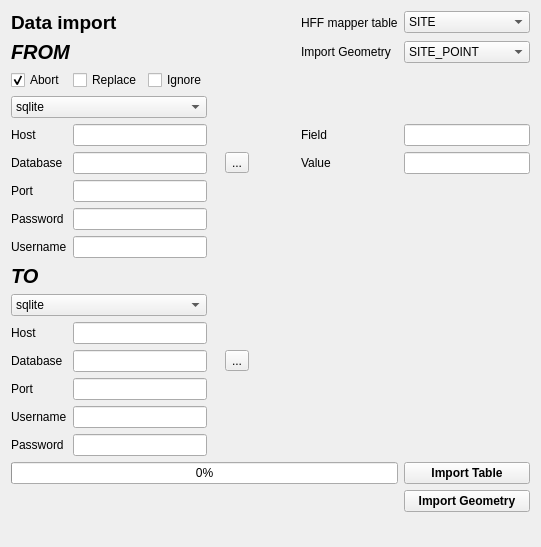
     <widget class="QWidget" name="tab_3">
      <attribute name="title">
       <string>Import data</string>
      </attribute>
      <layout class="QGridLayout" name="gridLayout_17">
       <item row="0" column="0">
        <layout class="QGridLayout" name="gridLayout_16">
         <item row="2" column="0">
          <widget class="QCheckBox" name="checkBox_abort">
           <property name="text">
            <string>Abort</string>
           </property>
           <property name="checked">
            <bool>true</bool>
           </property>
           <property name="autoRepeat">
            <bool>true</bool>
           </property>
           <property name="autoExclusive">
            <bool>true</bool>
           </property>
          </widget>
         </item>
         <item row="10" column="0">
          <widget class="QLabel" name="label_18">
           <property name="text">
            <string>Username</string>
           </property>
          </widget>
         </item>
         <item row="5" column="0">
          <widget class="QLabel" name="label_20">
           <property name="text">
            <string>Database</string>
           </property>
          </widget>
         </item>
         <item row="16" column="0">
          <widget class="QLabel" name="label_57">
           <property name="text">
            <string>Port</string>
           </property>
          </widget>
         </item>
         <item row="4" column="0">
          <widget class="QLabel" name="label_17">
           <property name="text">
            <string>Host</string>
           </property>
          </widget>
         </item>
         <item row="19" column="0" colspan="8">
          <widget class="QProgressBar" name="progress_bar">
           <property name="value">
            <number>0</number>
           </property>
          </widget>
         </item>
         <item row="5" column="7">
          <widget class="QLabel" name="label_23">
           <property name="text">
            <string>Value</string>
           </property>
          </widget>
         </item>
         <item row="0" column="7">
          <widget class="QLabel" name="label_21">
           <property name="text">
            <string>HFF mapper table</string>
           </property>
          </widget>
         </item>
         <item row="6" column="0">
          <widget class="QLabel" name="label_25">
           <property name="text">
            <string>Port</string>
           </property>
          </widget>
         </item>
         <item row="14" column="0">
          <widget class="QLabel" name="label_27">
           <property name="text">
            <string>Host</string>
           </property>
          </widget>
         </item>
         <item row="5" column="6">
          <spacer name="horizontalSpacer_2">
           <property name="orientation">
            <enum>Qt::Horizontal</enum>
           </property>
           <property name="sizeHint" stdset="0">
            <size>
             <width>40</width>
             <height>20</height>
            </size>
           </property>
          </spacer>
         </item>
         <item row="3" column="0" colspan="3">
          <widget class="QComboBox" name="comboBox_server_rd">
           <item>
            <property name="text">
             <string>sqlite</string>
            </property>
           </item>
           <item>
            <property name="text">
             <string>postgres</string>
            </property>
           </item>
          </widget>
         </item>
         <item row="5" column="5">
          <widget class="QToolButton" name="toolButton_set_dbsqlite1">
           <property name="text">
            <string>...</string>
           </property>
          </widget>
         </item>
         <item row="9" column="0">
          <widget class="QLabel" name="label_19">
           <property name="text">
            <string>Password</string>
           </property>
          </widget>
         </item>
         <item row="4" column="7">
          <widget class="QLabel" name="label_62">
           <property name="text">
            <string>Field</string>
           </property>
          </widget>
         </item>
         <item row="0" column="8">
          <widget class="QComboBox" name="comboBox_mapper_read">
           <item>
            <property name="text">
             <string>SITE</string>
            </property>
           </item>
           <item>
            <property name="text">
             <string>UW</string>
            </property>
           </item>
           <item>
            <property name="text">
             <string>ANC</string>
            </property>
           </item>
           <item>
            <property name="text">
             <string>ART</string>
            </property>
           </item>
           <item>
            <property name="text">
             <string>POTTERY</string>
            </property>
           </item>
           <item>
            <property name="text">
             <string>MEIDA_THUMB</string>
            </property>
           </item>
           <item>
            <property name="text">
             <string>MEDIATOENTITY</string>
            </property>
           </item>
           <item>
            <property name="text">
             <string>MEDIA</string>
            </property>
           </item>
           <item>
            <property name="text">
             <string>EAMENA</string>
            </property>
           </item>
          </widget>
         </item>
         <item row="20" column="8">
          <widget class="QPushButton" name="pushButton_geometry">
           <property name="enabled">
            <bool>true</bool>
           </property>
           <property name="font">
            <font>
             <pointsize>9</pointsize>
             <weight>75</weight>
             <bold>true</bold>
            </font>
           </property>
           <property name="text">
            <string>Import Geometry</string>
           </property>
           <property name="icon">
            <iconset resource="../../resources/resources.qrc">
             <normaloff>:/icons/insert_geometry.png</normaloff>:/icons/insert_geometry.png</iconset>
           </property>
          </widget>
         </item>
         <item row="21" column="2">
          <spacer name="verticalSpacer">
           <property name="orientation">
            <enum>Qt::Vertical</enum>
           </property>
           <property name="sizeHint" stdset="0">
            <size>
             <width>20</width>
             <height>24</height>
            </size>
           </property>
          </spacer>
         </item>
         <item row="19" column="8">
          <widget class="QPushButton" name="pushButton_import">
           <property name="font">
            <font>
             <pointsize>9</pointsize>
             <weight>75</weight>
             <bold>true</bold>
            </font>
           </property>
           <property name="text">
            <string>Import Table</string>
           </property>
           <property name="icon">
            <iconset resource="../../resources/resources.qrc">
             <normaloff>:/icons/GIS.png</normaloff>:/icons/GIS.png</iconset>
           </property>
          </widget>
         </item>
         <item row="12" column="0" colspan="3">
          <widget class="QLabel" name="label_61">
           <property name="font">
            <font>
             <pointsize>15</pointsize>
             <weight>75</weight>
             <italic>true</italic>
             <bold>true</bold>
            </font>
           </property>
           <property name="text">
            <string>TO</string>
           </property>
          </widget>
         </item>
         <item row="0" column="0" colspan="3">
          <widget class="QLabel" name="label_59">
           <property name="font">
            <font>
             <pointsize>14</pointsize>
             <weight>75</weight>
             <bold>true</bold>
            </font>
           </property>
           <property name="text">
            <string>Data import</string>
           </property>
          </widget>
         </item>
         <item row="15" column="5">
          <widget class="QToolButton" name="toolButton_set_dbsqlite2">
           <property name="text">
            <string>...</string>
           </property>
          </widget>
         </item>
         <item row="4" column="8">
          <widget class="QLineEdit" name="lineEdit_field_rd"/>
         </item>
         <item row="1" column="0" colspan="3">
          <widget class="QLabel" name="label_60">
           <property name="font">
            <font>
             <pointsize>15</pointsize>
             <weight>75</weight>
             <italic>true</italic>
             <bold>true</bold>
            </font>
           </property>
           <property name="text">
            <string>FROM</string>
           </property>
          </widget>
         </item>
         <item row="13" column="0" colspan="3">
          <widget class="QComboBox" name="comboBox_server_wt">
           <property name="minimumSize">
            <size>
             <width>20</width>
             <height>0</height>
            </size>
           </property>
           <item>
            <property name="text">
             <string>sqlite</string>
            </property>
           </item>
           <item>
            <property name="text">
             <string>postgres</string>
            </property>
           </item>
          </widget>
         </item>
         <item row="15" column="0">
          <widget class="QLabel" name="label_24">
           <property name="text">
            <string>Database</string>
           </property>
          </widget>
         </item>
         <item row="5" column="8">
          <widget class="QLineEdit" name="lineEdit_value_rd"/>
         </item>
         <item row="2" column="1">
          <widget class="QCheckBox" name="checkBox_replace">
           <property name="text">
            <string>Replace</string>
           </property>
           <property name="checked">
            <bool>false</bool>
           </property>
           <property name="autoRepeat">
            <bool>true</bool>
           </property>
           <property name="autoExclusive">
            <bool>true</bool>
           </property>
          </widget>
         </item>
         <item row="2" column="2">
          <widget class="QCheckBox" name="checkBox_ignore">
           <property name="enabled">
            <bool>true</bool>
           </property>
           <property name="text">
            <string>Ignore</string>
           </property>
           <property name="checked">
            <bool>false</bool>
           </property>
           <property name="autoRepeat">
            <bool>true</bool>
           </property>
           <property name="autoExclusive">
            <bool>true</bool>
           </property>
          </widget>
         </item>
         <item row="17" column="0">
          <widget class="QLabel" name="label_28">
           <property name="text">
            <string>Username</string>
           </property>
          </widget>
         </item>
         <item row="18" column="0">
          <widget class="QLabel" name="label_29">
           <property name="text">
            <string>Password</string>
           </property>
          </widget>
         </item>
         <item row="15" column="1" colspan="2">
          <widget class="QLineEdit" name="lineEdit_database_wt">
           <property name="text">
            <string/>
           </property>
           <property name="placeholderText">
            <string/>
           </property>
          </widget>
         </item>
         <item row="5" column="1" colspan="2">
          <widget class="QLineEdit" name="lineEdit_database_rd">
           <property name="text">
            <string/>
           </property>
           <property name="placeholderText">
            <string/>
           </property>
          </widget>
         </item>
         <item row="4" column="1" colspan="2">
          <widget class="QLineEdit" name="lineEdit_host_rd">
           <property name="text">
            <string/>
           </property>
          </widget>
         </item>
         <item row="6" column="1" colspan="2">
          <widget class="QLineEdit" name="lineEdit_port_rd">
           <property name="text">
            <string/>
           </property>
          </widget>
         </item>
         <item row="9" column="1" colspan="2">
          <widget class="QgsPasswordLineEdit" name="lineEdit_pass_rd">
           <property name="showLockIcon">
            <bool>true</bool>
           </property>
          </widget>
         </item>
         <item row="10" column="1" colspan="2">
          <widget class="QLineEdit" name="lineEdit_username_rd">
           <property name="text">
            <string/>
           </property>
          </widget>
         </item>
         <item row="14" column="1" colspan="2">
          <widget class="QLineEdit" name="lineEdit_host_wt"/>
         </item>
         <item row="16" column="1" colspan="2">
          <widget class="QLineEdit" name="lineEdit_port_wt"/>
         </item>
         <item row="17" column="1" colspan="2">
          <widget class="QLineEdit" name="lineEdit_username_wt"/>
         </item>
         <item row="18" column="1" colspan="2">
          <widget class="QgsPasswordLineEdit" name="lineEdit_pass_wt">
           <property name="showLockIcon">
            <bool>true</bool>
           </property>
          </widget>
         </item>
         <item row="1" column="7">
          <widget class="QLabel" name="label_11">
           <property name="text">
            <string>Import Geometry</string>
           </property>
          </widget>
         </item>
         <item row="1" column="8">
          <widget class="QComboBox" name="comboBox_geometry">
           <item>
            <property name="text">
             <string>SITE_POINT</string>
            </property>
           </item>
           <item>
            <property name="text">
             <string>SITE_LINE</string>
            </property>
           </item>
           <item>
            <property name="text">
             <string>SITE_POLYGON</string>
            </property>
           </item>
          </widget>
         </item>
        </layout>
       </item>
      </layout>
     </widget>
